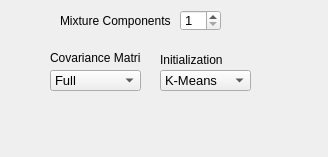
<?xml version="1.0" encoding="UTF-8"?>
<ui version="4.0">
 <class>ParametersGMMDynamic</class>
 <widget class="QWidget" name="ParametersGMMDynamic">
  <property name="geometry">
   <rect>
    <x>0</x>
    <y>0</y>
    <width>328</width>
    <height>157</height>
   </rect>
  </property>
  <property name="windowTitle">
   <string>Form</string>
  </property>
  <widget class="QLabel" name="label_7">
   <property name="geometry">
    <rect>
     <x>160</x>
     <y>50</y>
     <width>71</width>
     <height>20</height>
    </rect>
   </property>
   <property name="font">
    <font>
     <pointsize>9</pointsize>
    </font>
   </property>
   <property name="text">
    <string>Initialization</string>
   </property>
  </widget>
  <widget class="QSpinBox" name="gmmCount">
   <property name="geometry">
    <rect>
     <x>180</x>
     <y>10</y>
     <width>41</width>
     <height>21</height>
    </rect>
   </property>
   <property name="font">
    <font>
     <pointsize>10</pointsize>
    </font>
   </property>
   <property name="toolTip">
    <string>Number of mixtures trained per class</string>
   </property>
   <property name="minimum">
    <number>1</number>
   </property>
   <property name="maximum">
    <number>200</number>
   </property>
   <property name="value">
    <number>1</number>
   </property>
  </widget>
  <widget class="QComboBox" name="gmmInitCombo">
   <property name="geometry">
    <rect>
     <x>160</x>
     <y>70</y>
     <width>91</width>
     <height>21</height>
    </rect>
   </property>
   <property name="font">
    <font>
     <pointsize>10</pointsize>
    </font>
   </property>
   <property name="toolTip">
    <string>Method for initialization of the GMM prior to the first EM step
Random: randomly place the means of the mixtures (unit variance)
Uniform: uniformly split the space along the first axis and set the means there (unit variance)
K-Means: perform K-Means and assign means and variance to each mixture</string>
   </property>
   <property name="currentIndex">
    <number>2</number>
   </property>
   <item>
    <property name="text">
     <string>Random</string>
    </property>
   </item>
   <item>
    <property name="text">
     <string>Uniform</string>
    </property>
   </item>
   <item>
    <property name="text">
     <string>K-Means</string>
    </property>
   </item>
  </widget>
  <widget class="QLabel" name="label_6">
   <property name="geometry">
    <rect>
     <x>50</x>
     <y>48</y>
     <width>91</width>
     <height>20</height>
    </rect>
   </property>
   <property name="font">
    <font>
     <pointsize>9</pointsize>
    </font>
   </property>
   <property name="text">
    <string>Covariance Matrix</string>
   </property>
  </widget>
  <widget class="QLabel" name="label_8">
   <property name="geometry">
    <rect>
     <x>60</x>
     <y>10</y>
     <width>111</width>
     <height>21</height>
    </rect>
   </property>
   <property name="font">
    <font>
     <pointsize>9</pointsize>
    </font>
   </property>
   <property name="text">
    <string>Mixture Components</string>
   </property>
  </widget>
  <widget class="QComboBox" name="gmmCovarianceCombo">
   <property name="geometry">
    <rect>
     <x>50</x>
     <y>70</y>
     <width>91</width>
     <height>21</height>
    </rect>
   </property>
   <property name="font">
    <font>
     <pointsize>10</pointsize>
    </font>
   </property>
   <property name="toolTip">
    <string>Covariance Matrix type</string>
   </property>
   <property name="currentIndex">
    <number>0</number>
   </property>
   <item>
    <property name="text">
     <string>Full</string>
    </property>
   </item>
   <item>
    <property name="text">
     <string>Diagonal</string>
    </property>
   </item>
   <item>
    <property name="text">
     <string>Spherical</string>
    </property>
   </item>
  </widget>
 </widget>
 <resources/>
 <connections/>
</ui>
